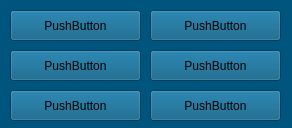
<?xml version="1.0" encoding="UTF-8"?>
<ui version="4.0">
 <class>MainWindow</class>
 <widget class="QMainWindow" name="MainWindow">
  <property name="geometry">
   <rect>
    <x>0</x>
    <y>0</y>
    <width>292</width>
    <height>128</height>
   </rect>
  </property>
  <property name="windowTitle">
   <string>MainWindow</string>
  </property>
  <property name="styleSheet">
   <string notr="true">background: rgb(220, 220, 180);
background-color: rgb(0, 85, 127);</string>
  </property>
  <widget class="QWidget" name="centralwidget">
   <widget class="QPushButton" name="pushButton_1">
    <property name="geometry">
     <rect>
      <x>10</x>
      <y>10</y>
      <width>131</width>
      <height>31</height>
     </rect>
    </property>
    <property name="text">
     <string>PushButton</string>
    </property>
   </widget>
   <widget class="QPushButton" name="pushButton_2">
    <property name="geometry">
     <rect>
      <x>150</x>
      <y>10</y>
      <width>131</width>
      <height>31</height>
     </rect>
    </property>
    <property name="text">
     <string>PushButton</string>
    </property>
   </widget>
   <widget class="QPushButton" name="pushButton_3">
    <property name="geometry">
     <rect>
      <x>10</x>
      <y>50</y>
      <width>131</width>
      <height>31</height>
     </rect>
    </property>
    <property name="text">
     <string>PushButton</string>
    </property>
   </widget>
   <widget class="QPushButton" name="pushButton_4">
    <property name="geometry">
     <rect>
      <x>150</x>
      <y>50</y>
      <width>131</width>
      <height>31</height>
     </rect>
    </property>
    <property name="text">
     <string>PushButton</string>
    </property>
   </widget>
   <widget class="QPushButton" name="pushButton_5">
    <property name="geometry">
     <rect>
      <x>150</x>
      <y>90</y>
      <width>131</width>
      <height>31</height>
     </rect>
    </property>
    <property name="text">
     <string>PushButton</string>
    </property>
   </widget>
   <widget class="QPushButton" name="pushButton_6">
    <property name="geometry">
     <rect>
      <x>10</x>
      <y>90</y>
      <width>131</width>
      <height>31</height>
     </rect>
    </property>
    <property name="text">
     <string>PushButton</string>
    </property>
   </widget>
  </widget>
 </widget>
 <resources/>
 <connections/>
</ui>
